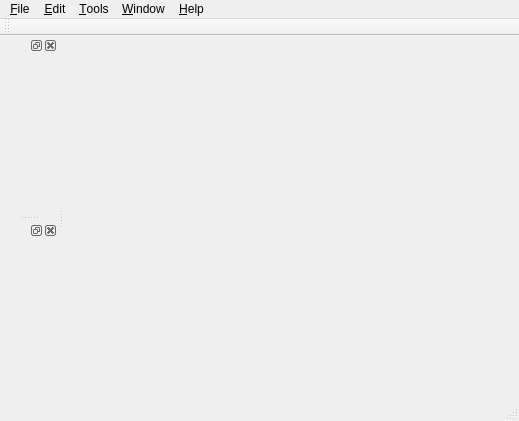
<?xml version="1.0" encoding="UTF-8"?>
<ui version="4.0">
 <class>AmuWindow</class>
 <widget class="QMainWindow" name="AmuWindow">
  <property name="geometry">
   <rect>
    <x>0</x>
    <y>0</y>
    <width>519</width>
    <height>421</height>
   </rect>
  </property>
  <property name="windowTitle">
   <string>AmuWindow</string>
  </property>
  <widget class="QWidget" name="centralWidget"/>
  <widget class="QMenuBar" name="menuBar">
   <property name="geometry">
    <rect>
     <x>0</x>
     <y>0</y>
     <width>519</width>
     <height>21</height>
    </rect>
   </property>
   <widget class="QMenu" name="menuFile">
    <property name="title">
     <string>&amp;File</string>
    </property>
    <widget class="QMenu" name="menuRecent_Projects">
     <property name="title">
      <string>&amp;Recent Projects</string>
     </property>
     <addaction name="actionClearList"/>
    </widget>
    <widget class="QMenu" name="menuImport">
     <property name="title">
      <string>&amp;Import</string>
     </property>
     <addaction name="actionImportImage"/>
    </widget>
    <widget class="QMenu" name="menuExport">
     <property name="title">
      <string>&amp;Export</string>
     </property>
     <addaction name="actionExportImage"/>
    </widget>
    <addaction name="actionNew"/>
    <addaction name="actionOpen"/>
    <addaction name="actionSave"/>
    <addaction name="actionSaveAs"/>
    <addaction name="menuRecent_Projects"/>
    <addaction name="separator"/>
    <addaction name="menuImport"/>
    <addaction name="menuExport"/>
    <addaction name="separator"/>
    <addaction name="actionClose"/>
    <addaction name="separator"/>
    <addaction name="actionExit"/>
   </widget>
   <widget class="QMenu" name="menuEdit">
    <property name="title">
     <string>&amp;Edit</string>
    </property>
    <addaction name="actionUndo"/>
    <addaction name="actionRedo"/>
    <addaction name="separator"/>
    <addaction name="actionCut"/>
    <addaction name="actionCopy"/>
    <addaction name="actionPaste"/>
    <addaction name="actionDelete"/>
    <addaction name="separator"/>
   </widget>
   <widget class="QMenu" name="menuWindow">
    <property name="title">
     <string>&amp;Window</string>
    </property>
   </widget>
   <widget class="QMenu" name="menuHelp">
    <property name="title">
     <string>&amp;Help</string>
    </property>
    <addaction name="actionAboutQt"/>
    <addaction name="actionAboutAmuSketch"/>
   </widget>
   <widget class="QMenu" name="menuTools">
    <property name="title">
     <string>&amp;Tools</string>
    </property>
    <addaction name="actionOptions"/>
   </widget>
   <addaction name="menuFile"/>
   <addaction name="menuEdit"/>
   <addaction name="menuTools"/>
   <addaction name="menuWindow"/>
   <addaction name="menuHelp"/>
  </widget>
  <widget class="QToolBar" name="mainToolBar">
   <attribute name="toolBarArea">
    <enum>TopToolBarArea</enum>
   </attribute>
   <attribute name="toolBarBreak">
    <bool>false</bool>
   </attribute>
  </widget>
  <widget class="QStatusBar" name="statusBar"/>
  <widget class="QDockWidget" name="dockWidget">
   <attribute name="dockWidgetArea">
    <number>1</number>
   </attribute>
   <widget class="QWidget" name="dockWidgetContents"/>
  </widget>
  <widget class="QDockWidget" name="dockWidget_2">
   <attribute name="dockWidgetArea">
    <number>1</number>
   </attribute>
   <widget class="QWidget" name="dockWidgetContents_2"/>
  </widget>
  <action name="actionOpen">
   <property name="text">
    <string>&amp;Open</string>
   </property>
   <property name="shortcut">
    <string>Ctrl+O</string>
   </property>
  </action>
  <action name="actionClearList">
   <property name="text">
    <string>&amp;Clear List</string>
   </property>
   <property name="toolTip">
    <string>Clear List</string>
   </property>
  </action>
  <action name="actionSave">
   <property name="text">
    <string>&amp;Save</string>
   </property>
   <property name="toolTip">
    <string>Save</string>
   </property>
   <property name="shortcut">
    <string>Ctrl+S</string>
   </property>
  </action>
  <action name="actionSaveAs">
   <property name="text">
    <string>Save &amp;As</string>
   </property>
   <property name="toolTip">
    <string>Save As</string>
   </property>
   <property name="shortcut">
    <string>Ctrl+Shift+S</string>
   </property>
  </action>
  <action name="actionNew">
   <property name="text">
    <string>&amp;New</string>
   </property>
   <property name="shortcut">
    <string>Ctrl+N</string>
   </property>
  </action>
  <action name="actionClose">
   <property name="text">
    <string>&amp;Close Project</string>
   </property>
   <property name="shortcut">
    <string>Ctrl+W</string>
   </property>
  </action>
  <action name="actionImportImage">
   <property name="text">
    <string>Image</string>
   </property>
   <property name="toolTip">
    <string>Import Image</string>
   </property>
  </action>
  <action name="actionExportImage">
   <property name="text">
    <string>Image</string>
   </property>
   <property name="toolTip">
    <string>Export Image</string>
   </property>
  </action>
  <action name="actionExit">
   <property name="text">
    <string>E&amp;xit</string>
   </property>
   <property name="shortcut">
    <string>Ctrl+Q</string>
   </property>
  </action>
  <action name="actionUndo">
   <property name="text">
    <string>Undo</string>
   </property>
   <property name="shortcut">
    <string>Ctrl+Z</string>
   </property>
  </action>
  <action name="actionRedo">
   <property name="text">
    <string>Redo</string>
   </property>
  </action>
  <action name="actionCut">
   <property name="text">
    <string>Cut</string>
   </property>
   <property name="shortcut">
    <string>Ctrl+X</string>
   </property>
  </action>
  <action name="actionCopy">
   <property name="text">
    <string>Copy</string>
   </property>
   <property name="shortcut">
    <string>Ctrl+C</string>
   </property>
  </action>
  <action name="actionPaste">
   <property name="text">
    <string>Paste</string>
   </property>
   <property name="shortcut">
    <string>Ctrl+V</string>
   </property>
  </action>
  <action name="actionDelete">
   <property name="text">
    <string>&amp;Delete</string>
   </property>
   <property name="shortcut">
    <string>Del</string>
   </property>
  </action>
  <action name="actionOptions">
   <property name="text">
    <string>&amp;Options</string>
   </property>
   <property name="shortcut">
    <string>Ctrl+O</string>
   </property>
  </action>
  <action name="actionAboutQt">
   <property name="text">
    <string>About &amp;Qt</string>
   </property>
  </action>
  <action name="actionAboutAmuSketch">
   <property name="text">
    <string>&amp;About AmuSketch</string>
   </property>
  </action>
 </widget>
 <layoutdefault spacing="6" margin="11"/>
 <resources/>
 <connections/>
</ui>
